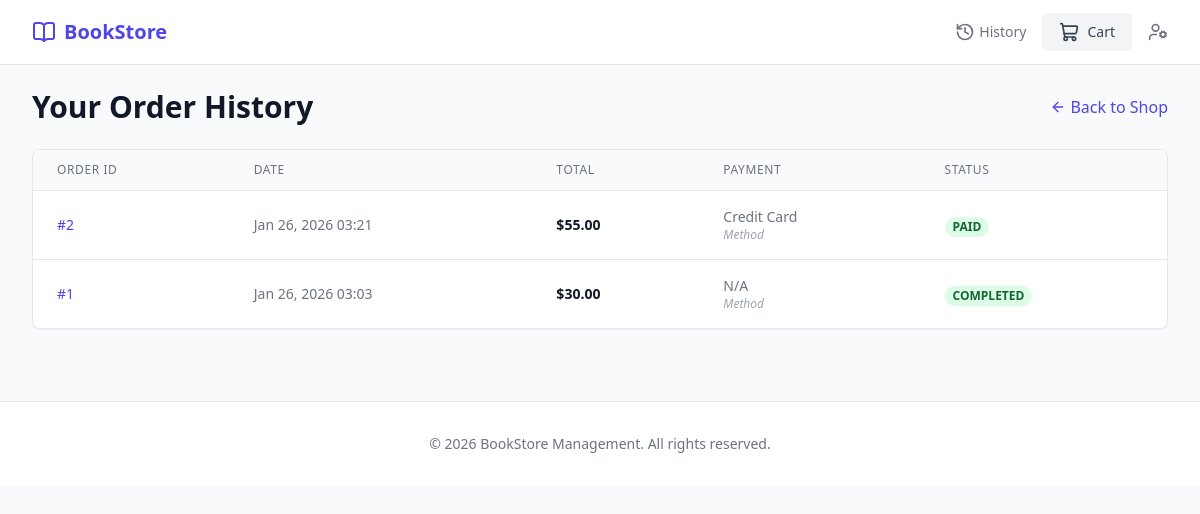
The page /order/history/ on the database its author committed.
### store/models/order/models.py (models this page shows, shortened)
class Order(models.Model):
    customer = models.ForeignKey("store.Customer", on_delete=models.CASCADE, related_name="orders")
    total_price = models.FloatField(default=0.0)
    created_at = models.DateTimeField(auto_now_add=True)

class Payment(models.Model):
    order = models.OneToOneField("store.Order", on_delete=models.CASCADE, related_name="payment")
    method_name = models.CharField(max_length=100)
    status = models.CharField(max_length=50, default="pending")

### store/controllers/orderController/views.py (the view)
# urls.py: path("order/history/", order_history, name="order_history"),
def order_history(request: HttpRequest) -> HttpResponse:
    customer = _get_guest_customer()
    orders = Order.objects.filter(customer=customer).order_by("-created_at")
    return render(request, "cart/order_history.html", {"orders": orders})

### store/controllers/orderController/views.py (called while the page is built)
def _get_guest_customer() -> Customer:
    customer, _ = Customer.objects.get_or_create(
        id="guest",
        defaults={"name": "Guest", "email": "guest@example.com", "password": "guest"},
    )
    return customer

### store/templates/cart/order_history.html (shortened to what this page needs)
{% extends 'base.html' %}
{% block content %}
<div class="space-y-6">
    <div class="flex items-center justify-between">
        <h1 class="text-3xl font-extrabold text-gray-900">Your Order History</h1>
        <a href="/books/" class="text-indigo-600 hover:text-indigo-500 font-medium flex items-center">
            <i data-lucide="arrow-left" class="w-4 h-4 mr-1"></i>
            Back to Shop
        </a>
    </div>
    {% if orders %}
    <div class="bg-white shadow-sm border border-gray-200 rounded-lg overflow-hidden">
        <table class="min-w-full divide-y divide-gray-200">
            <thead class="bg-gray-50">
                <tr>
                    <th scope="col" class="px-6 py-3 text-left text-xs font-medium text-gray-500 uppercase tracking-wider">Order ID</th>
                    <th scope="col" class="px-6 py-3 text-left text-xs font-medium text-gray-500 uppercase tracking-wider">Date</th>
                    <th scope="col" class="px-6 py-3 text-left text-xs font-medium text-gray-500 uppercase tracking-wider">Total</th>
                    <th scope="col" class="px-6 py-3 text-left text-xs font-medium text-gray-500 uppercase tracking-wider">Payment</th>
                    <th scope="col" class="px-6 py-3 text-left text-xs font-medium text-gray-500 uppercase tracking-wider">Status</th>
                </tr>
            </thead>
            <tbody class="bg-white divide-y divide-gray-200">
                {% for order in orders %}
                <tr class="hover:bg-gray-50 transition-colors">
                    <td class="px-6 py-4 whitespace-nowrap text-sm font-medium text-indigo-600">
                        #{{ order.id }}
                    </td>
                    <td class="px-6 py-4 whitespace-nowrap text-sm text-gray-500">
                        {{ order.created_at|date:"M d, Y H:i" }}
                    </td>
                    <td class="px-6 py-4 whitespace-nowrap text-sm font-bold text-gray-900">
                        ${{ order.total_price|floatformat:2 }}
                    </td>
                    <td class="px-6 py-4 whitespace-nowrap text-sm text-gray-500">
                        <div class="flex flex-col">
                            <span class="font-medium">{{ order.payment.method_name|default:"N/A" }}</span>
                            <span class="text-xs text-gray-400 italic">Method</span>
                        </div>
                    </td>
                    <td class="px-6 py-4 whitespace-nowrap">
                        <span class="px-2 inline-flex text-xs leading-5 font-semibold rounded-full bg-green-100 text-green-800 uppercase">
                            {{ order.payment.status|default:"Completed" }}
                        </span>
                    </td>
                </tr>
                {% endfor %}
            </tbody>
        </table>
    </div>
    {% endif %}
</div>
{% endblock %}

### store/templates/base.html (shortened to what this page needs)
<!DOCTYPE html>
<html lang="en">
<head>
    <script src="https://cdn.tailwindcss.com"></script>
</head>
<body class="bg-gray-50 font-sans leading-normal tracking-normal">
    <nav class="bg-white border-b border-gray-200">
        <div class="max-w-7xl mx-auto px-4 sm:px-6 lg:px-8">
            <div class="flex justify-between h-16">
                <div class="flex">
                    <div class="flex-shrink-0 flex items-center">
                        <a href="/books/" class="flex items-center text-indigo-600 font-bold text-xl">
                            <i data-lucide="book-open" class="mr-2"></i>
                            <span>BookStore</span>
                        </a>
                    </div>
                </div>
                <div class="flex items-center">
                    <a href="/order/history/" class="mr-4 text-gray-500 hover:text-indigo-600 transition-colors flex items-center text-sm font-medium">
                        <i data-lucide="history" class="mr-1 w-5 h-5"></i>
                        History
                    </a>
                    <a href="/cart/" class="inline-flex items-center px-4 py-2 border border-transparent text-sm font-medium rounded-md text-gray-700 bg-gray-100 hover:bg-gray-200 focus:outline-none focus:ring-2 focus:ring-offset-2 focus:ring-indigo-500">
                        <i data-lucide="shopping-cart" class="mr-2 w-5 h-5"></i>
                        Cart
                    </a>
                    <a href="/staff/" class="ml-4 text-gray-500 hover:text-gray-700">
                        <i data-lucide="user-cog" class="w-5 h-5"></i>
                    </a>
                </div>
            </div>
        </div>
    </nav>
    <main class="max-w-7xl mx-auto py-6 sm:px-6 lg:px-8">
        {% block content %}
        {% endblock %}
    </main>
    <footer class="bg-white border-t border-gray-200 mt-12 py-8">
        <div class="max-w-7xl mx-auto px-4 sm:px-6 lg:px-8 text-center text-gray-500 text-sm">
            &copy; 2026 BookStore Management. All rights reserved.
        </div>
    </footer>
</body>
</html>

### rows shown on the page
Order: id "2", created_at "Jan 26, 2026 03:21", total_price "55.00", payment.method_name "Credit Card", payment.status "PAID"
Order: id "1", created_at "Jan 26, 2026 03:03", total_price "30.00", payment.method_name "N/A", payment.status "COMPLETED"
